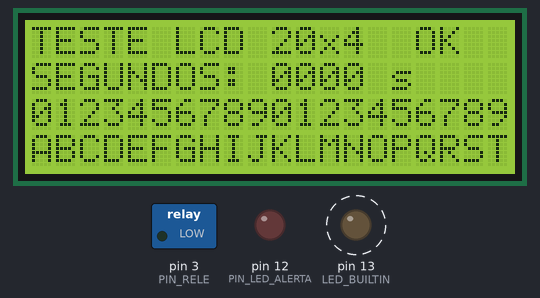
Bench run of a sketch on a simulated Arduino Uno, built with avr-gcc and run on an emulated ATmega328P. Shown: 20×4 character LCD, switched loads named in the sketch (green lamp = pin HIGH), output pins drawn as LEDs (lit = HIGH). Dashed ring = blinking.

Above: at 0.32 s.
At 11.6 s:
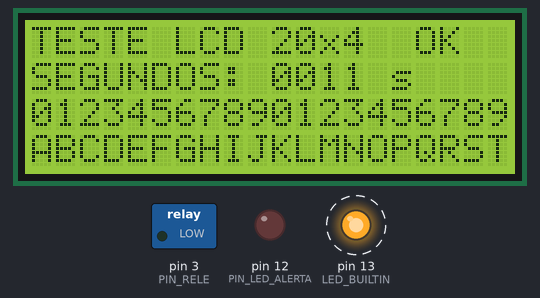
At 19.6 s:
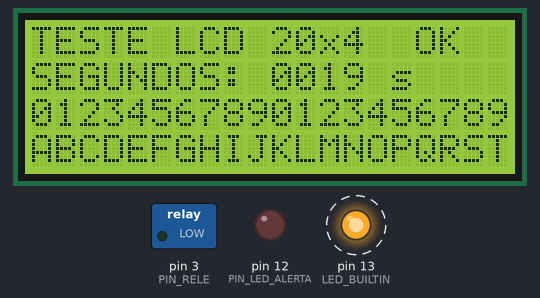
At 38.6 s:
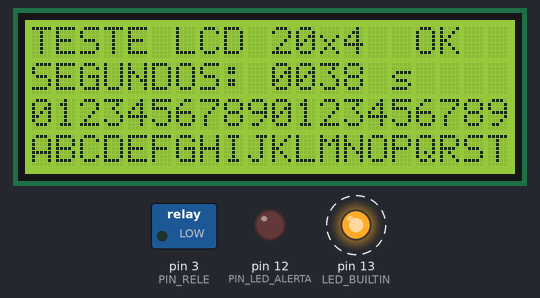
Timing chart, 0 to 40.0 s (numbered marks = the images above):
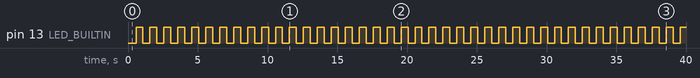

The sketch:

sketch.ino
```cpp
#include <LiquidCrystal.h>

const uint8_t LCD_RS = 8;
const uint8_t LCD_ENABLE = 9;
const uint8_t LCD_D4 = 4;
const uint8_t LCD_D5 = 5;
const uint8_t LCD_D6 = 6;
const uint8_t LCD_D7 = 7;

const uint8_t PIN_RELE = 3;
const uint8_t PIN_LED_ALERTA = 12;

const unsigned long INTERVALO_ATUALIZACAO_MS = 1000;
const unsigned long INTERVALO_PISCADA_MS = 500;

LiquidCrystal lcd(LCD_RS, LCD_ENABLE, LCD_D4, LCD_D5, LCD_D6, LCD_D7);

unsigned long ultimaAtualizacao = 0;
unsigned long ultimaPiscada = 0;
unsigned int segundos = 0;
bool ledIntegradoLigado = false;

void atualizarContador() {
  char linha[21] = "SEGUNDOS: 0000 s    ";

  linha[10] = '0' + (segundos / 1000) % 10;
  linha[11] = '0' + (segundos / 100) % 10;
  linha[12] = '0' + (segundos / 10) % 10;
  linha[13] = '0' + segundos % 10;

  lcd.setCursor(0, 1);
  lcd.print(linha);
}

void setup() {
  pinMode(PIN_RELE, OUTPUT);
  digitalWrite(PIN_RELE, LOW);
  pinMode(PIN_LED_ALERTA, OUTPUT);
  digitalWrite(PIN_LED_ALERTA, LOW);
  pinMode(LED_BUILTIN, OUTPUT);
  digitalWrite(LED_BUILTIN, LOW);

  lcd.begin(20, 4);
  lcd.clear();

  lcd.setCursor(0, 0);
  lcd.print("TESTE LCD 20x4  OK");

  lcd.setCursor(0, 2);
  lcd.print("01234567890123456789");

  lcd.setCursor(0, 3);
  lcd.print("ABCDEFGHIJKLMNOPQRST");

  atualizarContador();
  ultimaAtualizacao = millis();
  ultimaPiscada = ultimaAtualizacao;
}

void loop() {
  const unsigned long agora = millis();

  if (agora - ultimaPiscada >= INTERVALO_PISCADA_MS) {
    ultimaPiscada += INTERVALO_PISCADA_MS;
    ledIntegradoLigado = !ledIntegradoLigado;
    digitalWrite(LED_BUILTIN, ledIntegradoLigado ? HIGH : LOW);
  }

  if (agora - ultimaAtualizacao >= INTERVALO_ATUALIZACAO_MS) {
    ultimaAtualizacao += INTERVALO_ATUALIZACAO_MS;
    segundos = (segundos + 1) % 10000;
    atualizarContador();
  }
}
```

Measured:
- by itself, pin 13 (LED_BUILTIN): alternates HIGH for 0.50 s and LOW for 0.50 s
- what the display in image 2 shows lasts 1.0 s, from 19.1 s to 20.1 s
